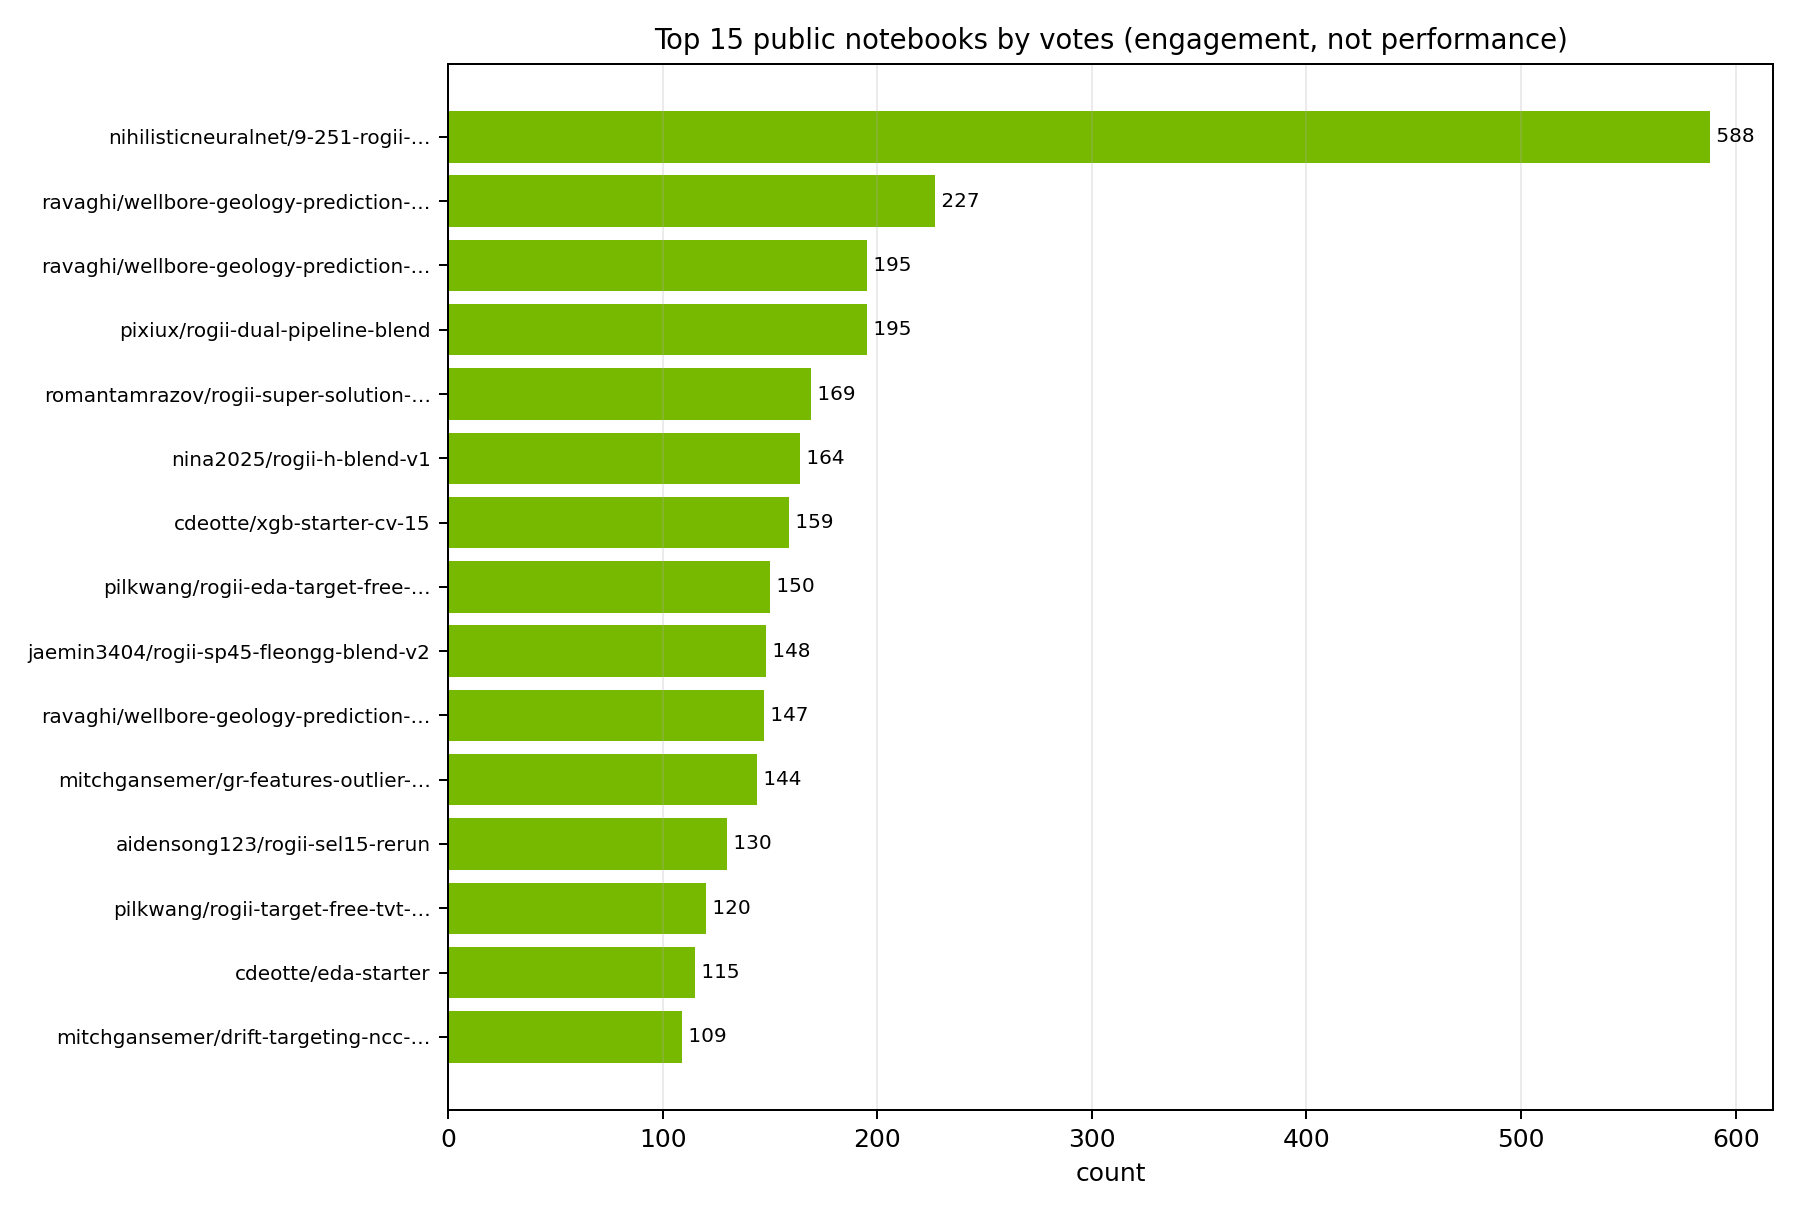

This figure's Python source:
import json, pathlib, textwrap
import matplotlib.pyplot as plt
js=pathlib.Path(__file__).with_suffix('.json')
data=json.loads(js.read_text())
series=data['series']
labels=[s['label'] for s in series]
values=[s['value'] for s in series]
n=len(series)
fig, ax=plt.subplots(figsize=(10, max(4, 0.35*n+1.5)))
y=list(range(n))
ax.barh(y, values, color='#76b900')
ax.set_yticks(y)
ax.set_yticklabels([textwrap.shorten(l, width=38, placeholder='…') for l in labels], fontsize=8)
ax.invert_yaxis()
ax.set_title(data['title'], fontsize=11)
ax.grid(axis='x', alpha=0.25)
for i,v in enumerate(values):
    ax.text(v, i, f' {v:g}', va='center', fontsize=8)
ax.set_xlabel('RMSE / score (lower is better)' if ('RMSE' in data['title'] or 'scores' in data['title']) else 'count')
fig.tight_layout()
fig.savefig(js.with_suffix('.png'), dpi=180)
